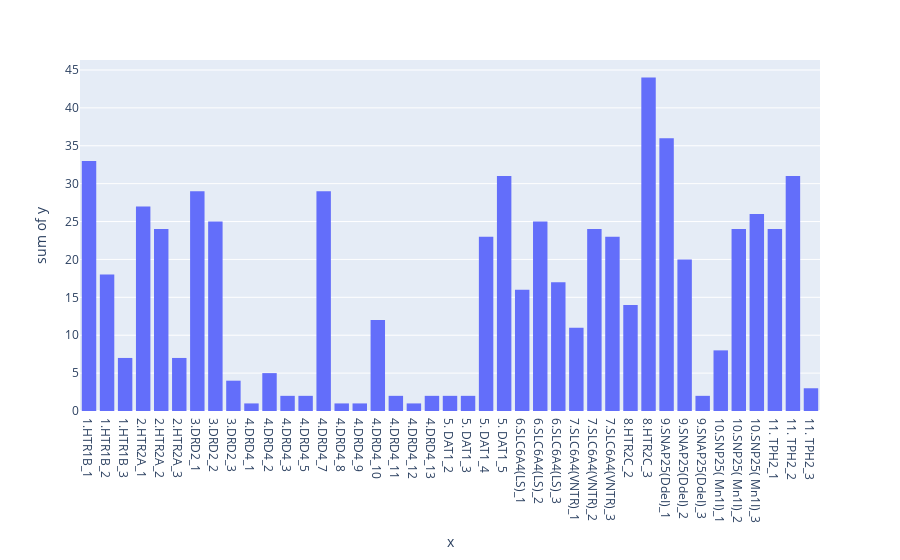

The notebook cell this image was saved under:
### Code cell
data_per_snp = pd.DataFrame(df_females_transformed.iloc[:,3:].sum())
data_per_snp.reset_index(inplace=True)
data_per_snp.columns=["SNP","Count"]
fig = px.histogram(x=data_per_snp["SNP"], y=data_per_snp["Count"])
fig.show()

### Figure 1 — Plotly figure (JSON) as saved in the notebook; plotly's stock layout.template omitted (floating-point values rounded to 4 significant figures)
{"data": [{"alignmentgroup": "True", "bingroup": "x", "histfunc": "sum", "hovertemplate": "x=%{x}<br>sum of y=%{y}<extra></extra>", "legendgroup": "", "marker": {"color": "#636efa", "pattern": {"shape": ""}}, "name": "", "offsetgroup": "", "orientation": "v", "showlegend": false, "type": "histogram", "x": ["1.HTR1B_1", "1.HTR1B_2", "1.HTR1B_3", "2.HTR2A_1", "2.HTR2A_2", "2.HTR2A_3", "3.DRD2_1", "3.DRD2_2", "3.DRD2_3", "4.DRD4_1", "4.DRD4_2", "4.DRD4_3", "4.DRD4_5", "4.DRD4_7", "4.DRD4_8", "4.DRD4_9", "4.DRD4_10", "4.DRD4_11", "4.DRD4_12", "4.DRD4_13", "5. DAT1_2", "5. DAT1_3", "5. DAT1_4", "5. DAT1_5", "6.SLC6A4(LS)_1", "6.SLC6A4(LS)_2", "6.SLC6A4(LS)_3", "7.SLC6A4(VNTR)_1", "7.SLC6A4(VNTR)_2", "7.SLC6A4(VNTR)_3", "8.HTR2C_2", "8.HTR2C_3", "9.SNAP25(DdeI)_1", "9.SNAP25(DdeI)_2", "9.SNAP25(DdeI)_3", "10.SNP25( Mn1I)_1", "10.SNP25( Mn1I)_2", "10.SNP25( Mn1I)_3", "11. TPH2_1", "11. TPH2_2", "11. TPH2_3"], "xaxis": "x", "y": [33, 18, 7, 27, 24, 7, 29, 25, 4, 1, 5, 2, 2, 29, 1, 1, 12, 2, 1, 2, 2, 2, 23, 31, 16, 25, 17, 11, 24, 23, 14, 44, 36, 20, 2, 8, 24, 26, 24, 31, 3], "yaxis": "y"}], "layout": {"barmode": "relative", "legend": {"tracegroupgap": 0}, "margin": {"t": 60}, "xaxis": {"anchor": "y", "domain": [0, 1], "title": {"text": "x"}}, "yaxis": {"anchor": "x", "domain": [0, 1], "title": {"text": "sum of y"}}}}
